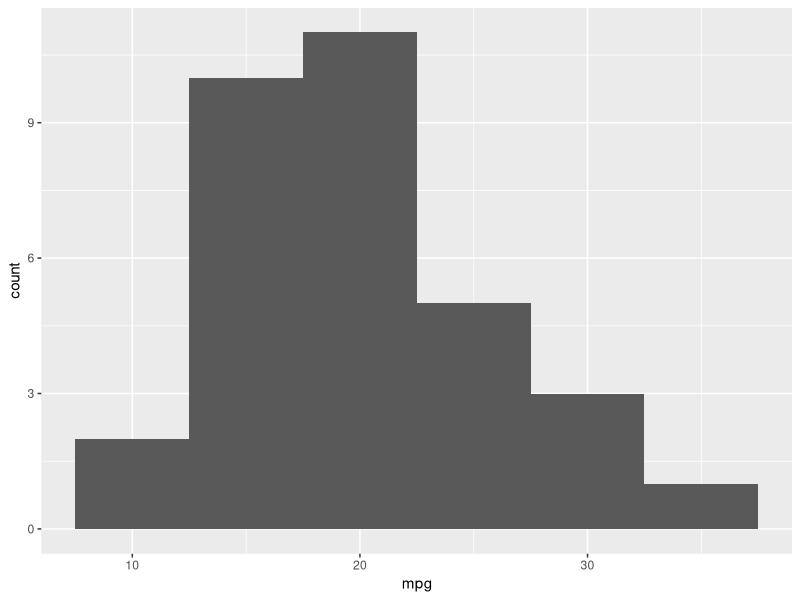
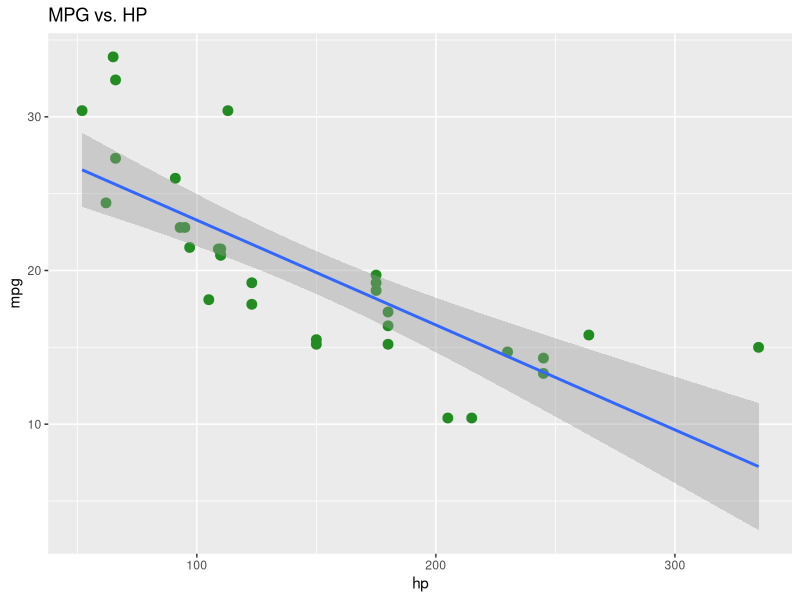
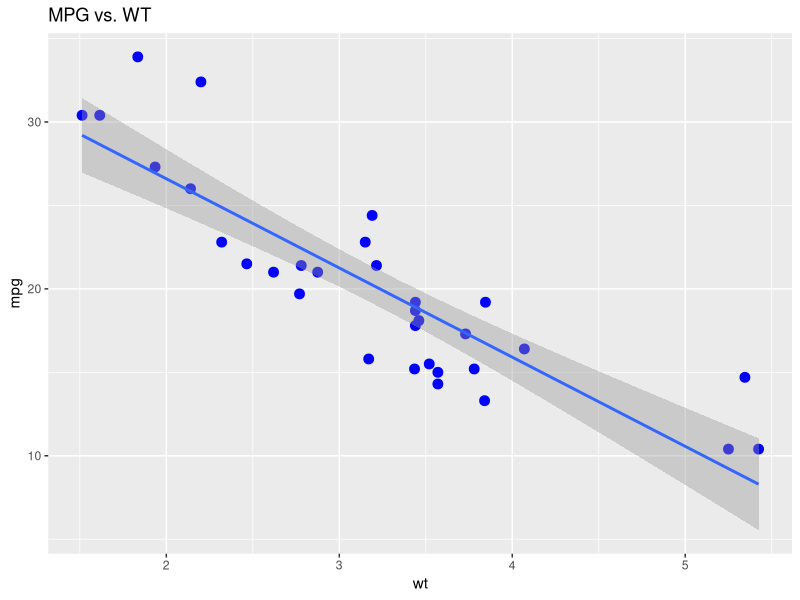
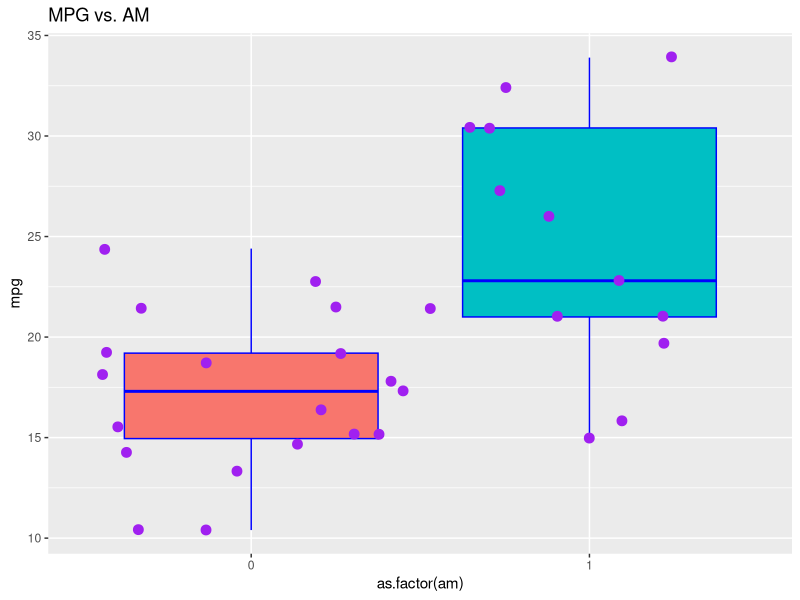
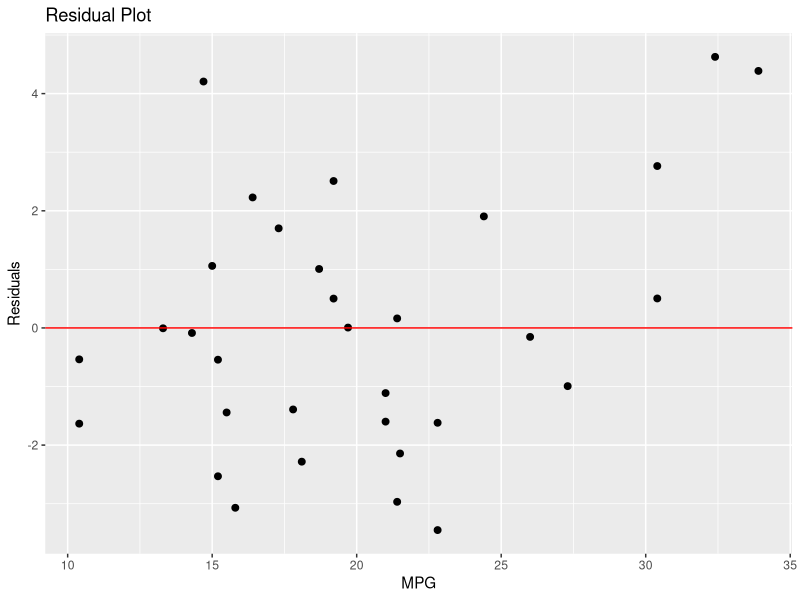

The R script that drew these images, in order:
## ---- chunk 1
library(ggplot2); library(gridExtra); library(Metrics); library(car)
data(mtcars)
## ---- chunk 2
dim(mtcars)
head(mtcars)
## ---- chunk 3
ggplot(data = mtcars, aes(x = mpg)) + geom_histogram(binwidth = 5)
## ---- chunk 4
vshp <- ggplot(data = mtcars, aes(x = hp, y = mpg)) + 
  geom_point(colour = "forestgreen", size = 3) + 
  labs(title = "MPG vs. HP") + 
  geom_smooth(method='lm')
vswt <- ggplot(data = mtcars, aes(x = wt, y = mpg)) + 
  geom_point(colour = "blue", size = 3) + 
  labs(title = "MPG vs. WT") + 
  geom_smooth(method='lm')
vsam <- ggplot(data = mtcars, aes(x = as.factor(am), y = mpg, fill = as.factor(am))) + 
  geom_boxplot(color = "blue") + 
  labs(title = "MPG vs. AM") + 
  geom_jitter(position=position_jitter(width=.5), colour = "purple", size = 3) +
  theme(legend.position="none")
  
vshp
vswt
vsam
## ---- chunk 5
test1 <- lm(mpg ~ ., data = mtcars)
summary(test1)
## ---- chunk 6
test2 <- lm(mpg ~ hp + wt + am, data = mtcars)
summary(test2)
## ---- chunk 7
test3 <- lm(mpg ~ wt + hp, data = mtcars)
summary(test3)
## ---- chunk 8
vif(test3)
## ---- chunk 9
ggplot(data = test3, aes(x = mpg, y = resid(test1))) + 
  geom_point(size = 2) + 
  geom_hline(yintercept = 0, colour = "red") +
  labs(x = "MPG", y = "Residuals", title = "Residual Plot")
